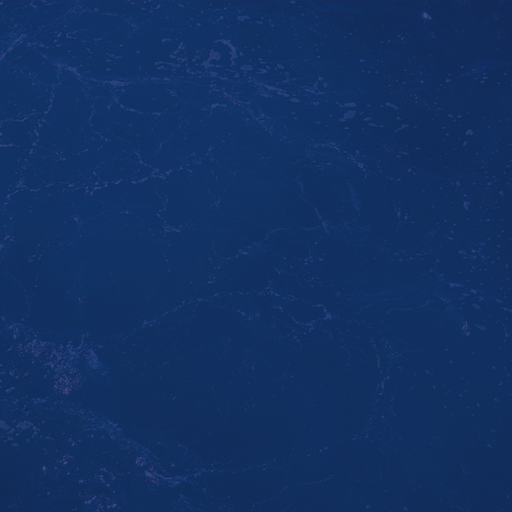
#> input picture datset/source/back1.png, 512 x 512 px, found by its file name
$ python shipDataCreator.py   (older library calls are emulated)
#> lines starting #> are read from the running program, lines starting #| are printed output that depends on the picture; after the words box and inside, x2 and y2 are one past the last pixel; in counts of white or black regions, pixels touching at a corner belong together
import numpy as np
from PIL import Image
from PIL import ImageFilter
import scipy.misc as misc
import matplotlib.pyplot as plt
import random


class dataCreator:
    def __init__(self, ships=(2, 5)):
        self.background_rotation = [0, 90, 180, 270]
        self.ship_counts = np.arange(ships[0], ships[1])

        self.ship_list = ["/data1/LJH/Instance_segmentation_with_discriminativeloss/datset/source/ship1.png",
                          "/data1/LJH/Instance_segmentation_with_discriminativeloss/datset/source/ship2.png",
                          "/data1/LJH/Instance_segmentation_with_discriminativeloss/datset/source/ship3.png",
                          "/data1/LJH/Instance_segmentation_with_discriminativeloss/datset/source/ship4.png",
                          "/data1/LJH/Instance_segmentation_with_discriminativeloss/datset/source/ship5.png"]

        self.back_list = ["/data1/LJH/Instance_segmentation_with_discriminativeloss/datset/source/back1.png",
                          "/data1/LJH/Instance_segmentation_with_discriminativeloss/datset/source/back2.png",
                          "/data1/LJH/Instance_segmentation_with_discriminativeloss/datset/source/back3.png",
                          "/data1/LJH/Instance_segmentation_with_discriminativeloss/datset/source/back4.png"]

        self.color_map = [(229, 43, 80),
                          (255, 191, 0),
                          (153, 102, 204),
                          (251, 206, 177),
                          (127, 255, 212),
                          (0, 127, 255),
                          (137, 207, 240),
                          (245, 245, 220),
                          (0, 0, 255),
                          (0, 149, 182),
                          (138, 43, 226),
                          (222, 93, 131),
                          (205, 127, 50),
                          (150, 75, 0),
                          (127, 255, 0),
                          (114, 160, 193),
                          (176, 191, 26),
                          (240, 248, 255),
                          (241, 156, 187),
                          (77, 0, 64), ]

        # NOTICE : W by H
        self.coordinate_list = [(89, 87),
                                (246, 149),
                                (418, 74),
                                (65, 252),
                                (197, 356),
                                (354, 306),
                                (497, 229),
                                (60, 455),
                                (296, 484),
                                (454, 436), ]

    def _createBackgrounds(self):
        img = Image.open(np.random.choice(self.back_list, 1)[0])
#> img is the input picture: PIL image 512x512 RGBA; mean R, G, B, A 18, 48.6, 98.3, 255
        # rotate background.
        self.background = img.rotate(np.random.choice(self.background_rotation, 1)[0])
        self.background_gt = Image.new("RGBA", (512, 512), (0, 0, 0, 0))
#> self.background_gt: PIL image 512x512 RGBA; every value is 0

    def _createShips(self):
        # choose number of ships.
        number_of_ship = np.random.choice(self.ship_counts, 1)[0]

        # chose locations of number of ships.
        coordinate_indexes = random.sample(range(len(self.coordinate_list)), number_of_ship)
        print(coordinate_indexes)

        box_image = Image.new('RGBA', (512, 512), (0, 0, 0, 0))
        box_image.paste(self.background)

        for idx, coordinate_index in enumerate(coordinate_indexes):
            coordinate = self.coordinate_list[coordinate_index]
            print(coordinate, coordinate_index)

            # choose ship and rotate.
            mg = misc.imread(np.random.choice(self.ship_list, 1)[0], mode='RGBA')
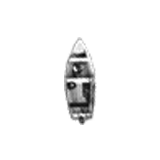
#> input picture datset/source/ship1.png, 160 x 160 px, found by its file name
#> mg is the input picture: shape (160, 160, 4); mean R, G, B, A 244.7, 244.7, 244.7, 21.9
            ship_image = Image.fromarray(mg)

            ship_image = ship_image.rotate(np.random.randint(0, 365), resample=Image.BICUBIC, expand=True,
                                           fillcolor=(0, 0, 0, 0))
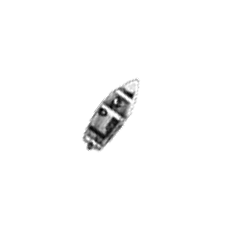
#> ship_image: PIL image 226x226 RGBA; mean R, G, B, A 7.1, 7.1, 7.1, 11; transparent parts drawn white

            # ship location offset.
            # offset = (coordinate[0] - ship_image.width, coordinate[1] - ship_image.height)
            offset = (coordinate[0] - ship_image.width // 2, coordinate[1] - ship_image.height // 2)
#> offset = (384, 116)
            # put ship to background.
            box_image.paste(ship_image, offset, ship_image)

            # NOTICE: put ship ground path to bacground_gt
            ship_image_gt = np.array(ship_image)
            # ship_image_gt = ship_image_gt[:, :, 0:3]
            # ship_image_gt[ship_image_gt[:, :, 0] > 0, 0] = self.color_map[idx][0]
            # ship_image_gt[ship_image_gt[:, :, 1] > 0, 1] = self.color_map[idx][1]
            # ship_image_gt[ship_image_gt[:, :, 2] > 0, 2] = self.color_map[idx][2]

            ship_image_gt_layer = ship_image_gt[:, :, 3]
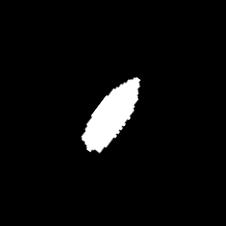
#> ship_image_gt_layer: shape (226, 226); min 0, max 255, mean 11
            # plt.imshow(ship_image_gt_layer)
            # plt.show()
            ship_image_gt = np.zeros(ship_image_gt[:, :, 0:3].shape, dtype='uint8')
            ship_image_gt[ship_image_gt_layer > 5, 0] = self.color_map[idx][0]
            ship_image_gt[ship_image_gt_layer > 5, 1] = self.color_map[idx][1]
            ship_image_gt[ship_image_gt_layer > 5, 2] = self.color_map[idx][2]

            r, g, b = ship_image_gt[:, :, 0], ship_image_gt[:, :, 1], ship_image_gt[:, :, 2]
            ship_image_gt_mask = 0.2989 * r + 0.5870 * g + 0.1140 * b
            ship_image_gt_mask[ship_image_gt_mask > 0] = 255

            ship_image_gt_mask = np.expand_dims(ship_image_gt_mask, -1)
            ship_image_gt = np.concatenate([ship_image_gt, ship_image_gt_mask], -1).astype(np.uint8)

            ship_image_gt = Image.fromarray(ship_image_gt)
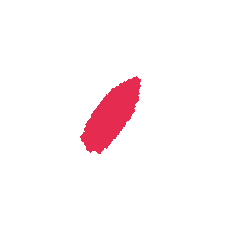
#> ship_image_gt: PIL image 226x226 RGBA; mean R, G, B, A 10.7, 2, 3.7, 11.9; transparent parts drawn white

            self.background_gt.paste(ship_image_gt, offset, ship_image_gt)
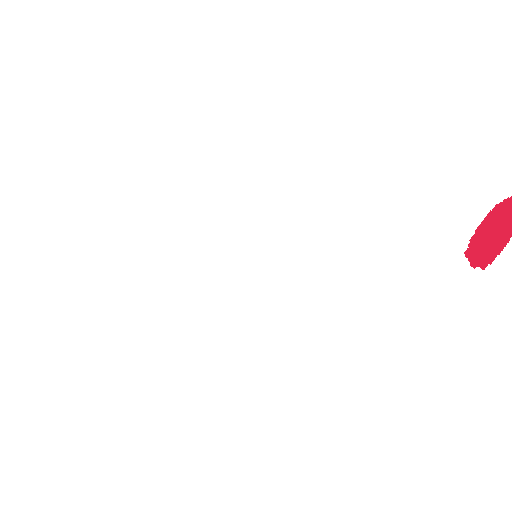
#> self.background_gt: PIL image 512x512 RGBA; mean R, G, B, A 1.7, 0.3, 0.6, 1.9; transparent parts drawn white

        box_image = box_image.filter(ImageFilter.GaussianBlur(radius=0.7))
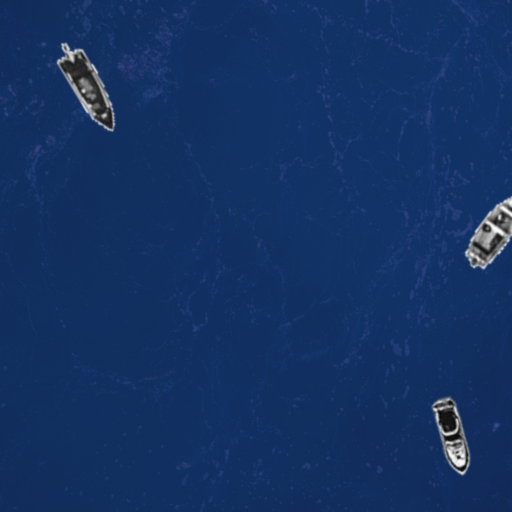
#> box_image: PIL image 512x512 RGBA; mean R, G, B, A 20, 49.9, 98.6, 254.8; transparent parts drawn white
        # self.background_gt = self.background_gt.filter(ImageFilter.GaussianBlur(radius=0.5))

        # change to rgb.
        print("finish.")
        img = Image.new("RGB", box_image.size, (0, 0, 0))
#> img: PIL image 512x512 RGB; every value is 0
        img.paste(box_image, mask=box_image.split()[3])  # 3 is the alpha channel

        gt = Image.new("RGB", self.background_gt.size, (0, 0, 0))
        gt.paste(self.background_gt, mask=self.background_gt.split()[3])  # 3 is the alpha channel

        # img.show()
        return np.array(img), np.array(gt)

    def generate_one(self):
        self._createBackgrounds()
        box_image, box_gt = self._createShips()
        box_gt_grayscale = box_gt.copy()
        box_gt_grayscale[box_gt_grayscale[:, :, 0] > 0, 0] = 255
        box_gt_grayscale[box_gt_grayscale[:, :, 0] > 0, 1] = 255
        box_gt_grayscale[box_gt_grayscale[:, :, 0] > 0, 2] = 255
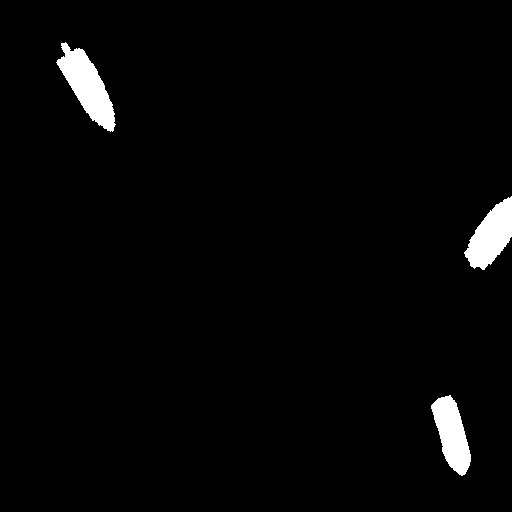
#> box_gt_grayscale: shape (512, 512, 3); 2.4% white; 3 white regions, box (x1, y1, x2, y2) and area: (56, 42, 116, 132) 2400, (464, 196, 512, 270) 1999, (431, 395, 471, 476) 1868
        box_gt_grayscale[box_gt_grayscale[:, :, 1] > 0, 0] = 255
        box_gt_grayscale[box_gt_grayscale[:, :, 1] > 0, 1] = 255
        box_gt_grayscale[box_gt_grayscale[:, :, 1] > 0, 2] = 255
        box_gt_grayscale[box_gt_grayscale[:, :, 2] > 0, 0] = 255
        box_gt_grayscale[box_gt_grayscale[:, :, 2] > 0, 1] = 255
        box_gt_grayscale[box_gt_grayscale[:, :, 2] > 0, 2] = 255

        return box_image, box_gt, box_gt_grayscale


dataCreator = dataCreator()
for i in range(40):
#> (the run stopped early here; a loop or call above may not have finished)
